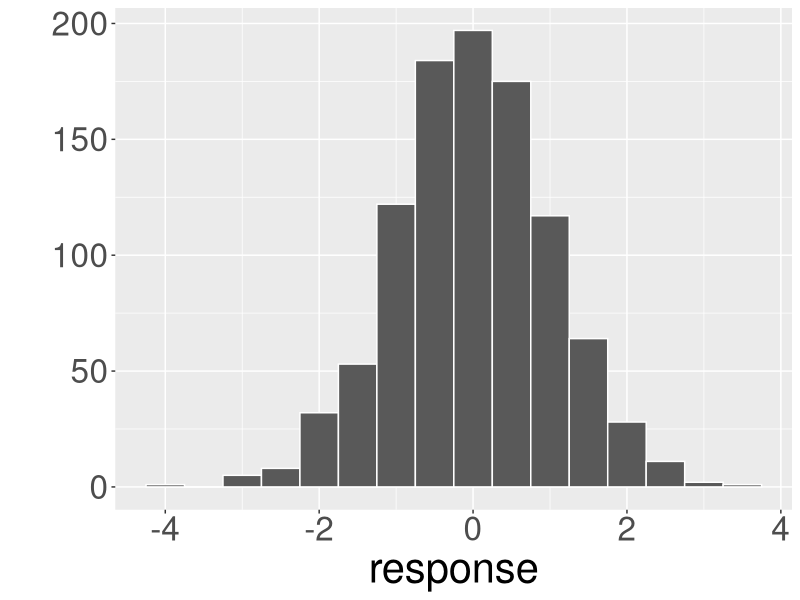
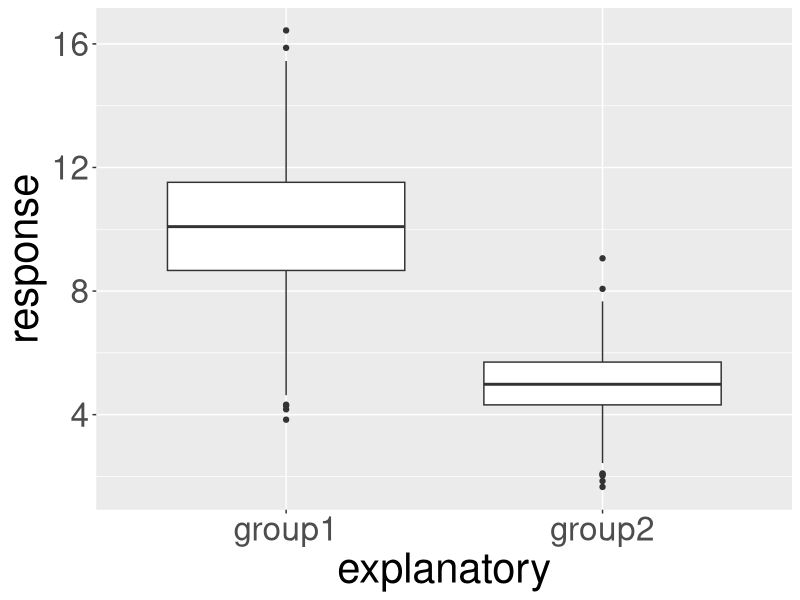
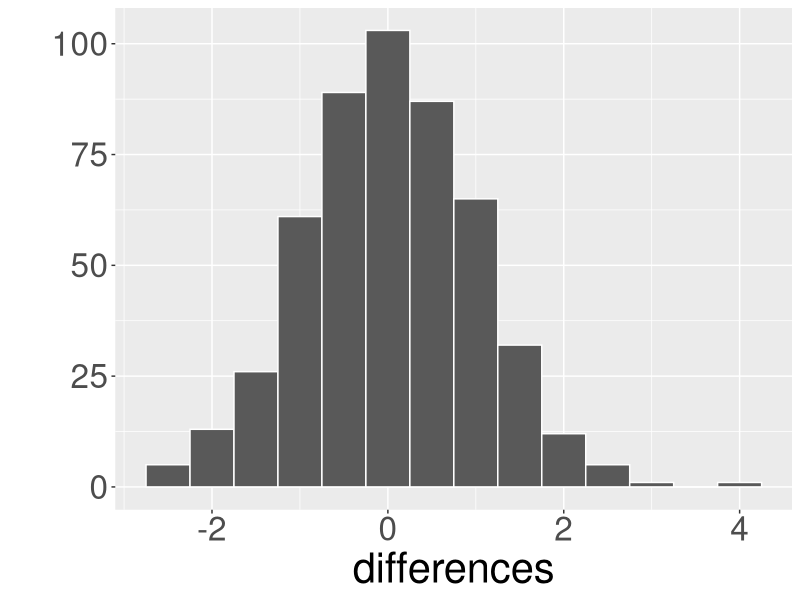
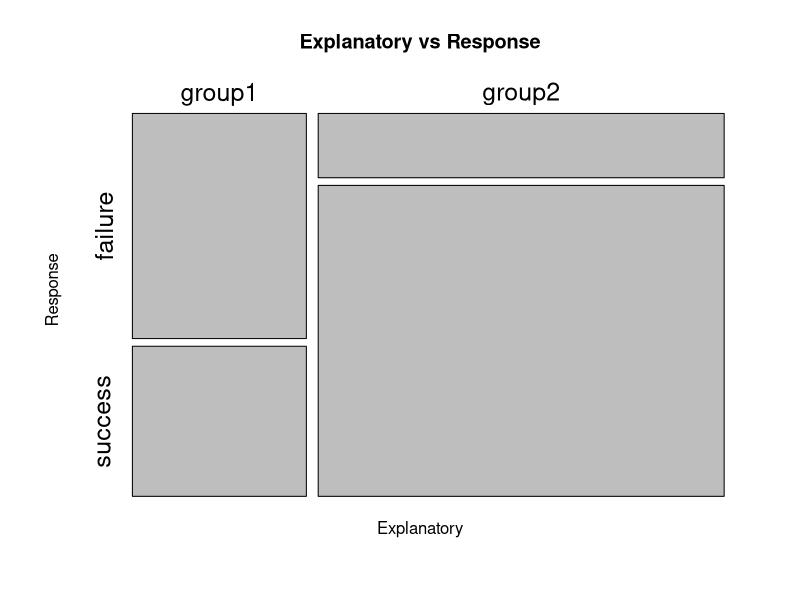
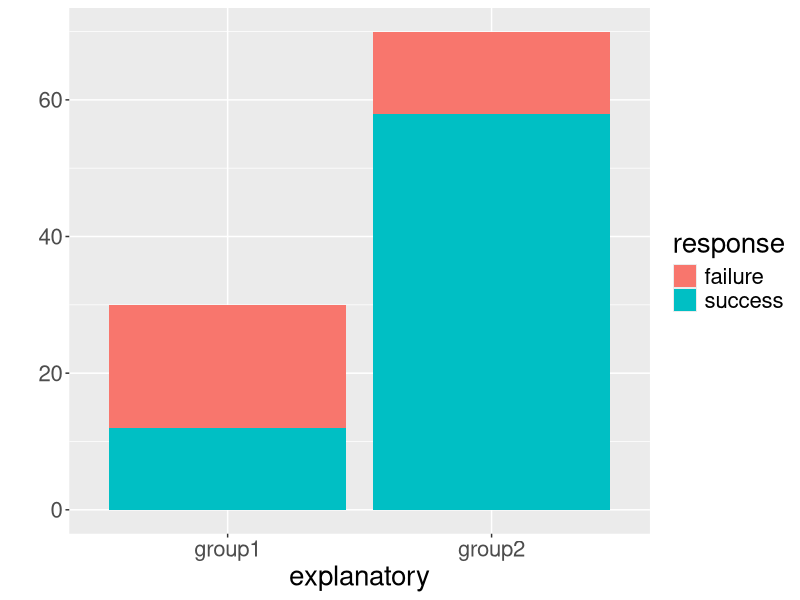
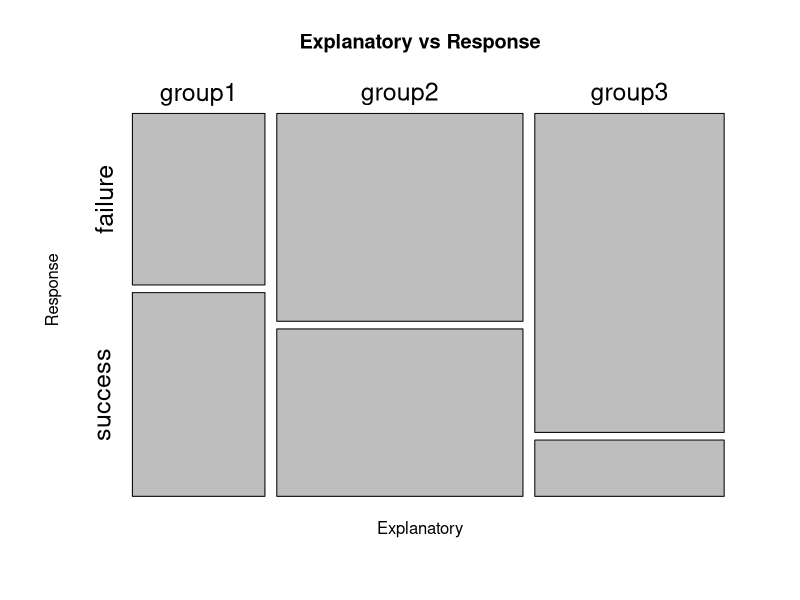
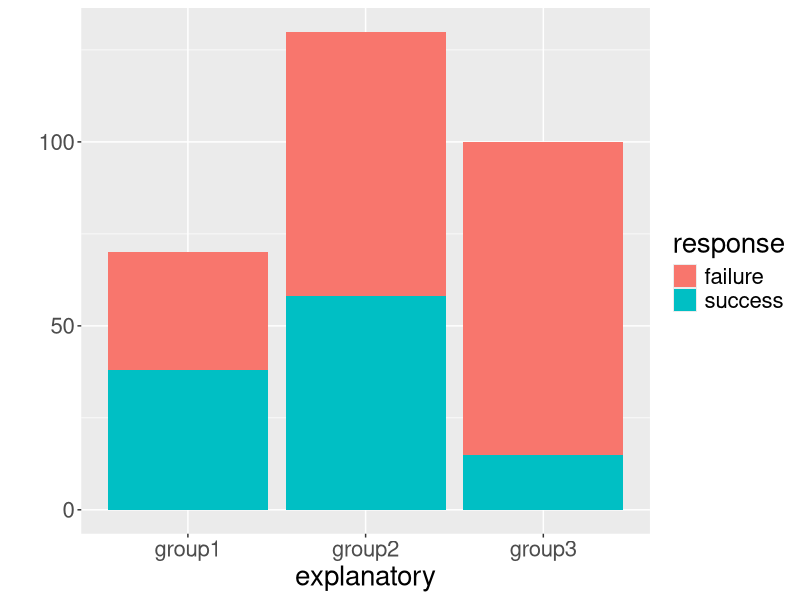
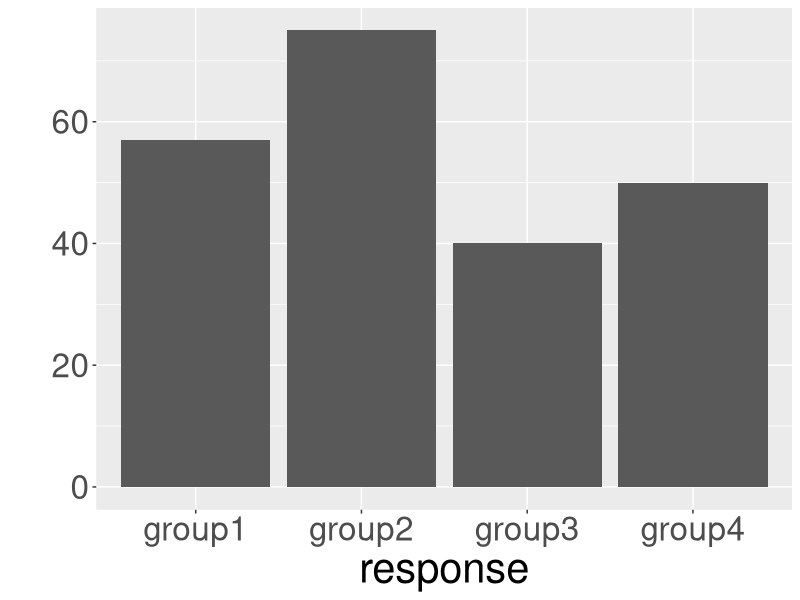

These figures' R source, in order:
library(ggplot2)
library(dplyr)
homedir <- "/Users/cismay/Google Drive/ismayc.github.io/teaching/diagrams/"

# 1
response <- rnorm(1000)
qplot(x = response, geom = "histogram", binwidth = 0.5, col = I("white")) + theme(text = element_text(size = 30))
ggsave(paste0(homedir, "01-histogram.png"), dpi = 1000)

# 2
response <- c(rnorm(1000, mean = 10, sd = 2), rnorm(1000, mean = 5, sd = 1))
explanatory <- c(rep("group1", 1000), rep("group2", 1000))
dataframe <- data.frame(explanatory, response) 
qplot(x = explanatory, y = response, data = dataframe, geom = "boxplot") + theme(text = element_text(size = 30))
ggsave(paste0(homedir, "02-side_by_side_boxplot.png"), dpi = 1000)

# 3
differences <- c(rnorm(500))
qplot(x = differences, geom = "histogram", binwidth = 0.5, col = I("white")) + theme(text = element_text(size = 30))
ggsave(paste0(homedir, "03-differences_histogram.png"), dpi = 600)

#5
explanatory <- c(rep("group1", 30), rep("group2", 70))
response <- c(rep("success", 12), rep("failure", 18), rep("success", 58), rep("failure", 12))
dataframe <- data.frame(explanatory, response)
#png(paste0(homedir, "05-mosaic.png"), res = 500)
mosaicplot(table(dataframe$explanatory, dataframe$response),
  xlab = "Explanatory", 
  ylab = "Response",
  main = "Explanatory vs Response",
  cex.axis = 1.5)
#dev.off()
qplot(x = explanatory, data = dataframe, fill = response, geom = "bar") + theme(text = element_text(size = 20))
ggsave(paste0(homedir, "05-stacked_bar.png"), dpi = 1000)


# 6
explanatory <- c(rep("group1", 70), rep("group2", 130), rep("group3", 100))
response <- c(rep("success", 38), rep("failure", 32), rep("success", 58), rep("failure", 130 - 58), rep("success", 15), rep("failure", 85))
dataframe <- data.frame(explanatory, response)
#png(paste0(homedir, "05-mosaic.png"), res = 500)
mosaicplot(table(dataframe$explanatory, dataframe$response),
  xlab = "Explanatory", 
  ylab = "Response",
  main = "Explanatory vs Response",
  cex.axis = 1.5)
#dev.off()
qplot(x = explanatory, data = dataframe, fill = response, geom = "bar") + theme(text = element_text(size = 20))
ggsave(paste0(homedir, "06-stacked_bar.png"), dpi = 600)


# 7
response <- c(rep("group1", 57), rep("group2", 75), rep("group3", 40), rep("group4", 50))
qplot(x = response) + theme(text = element_text(size = 30))
ggsave(paste0(homedir, "07-single-bar.png"), dpi = 1000)

# 9
response <- c(rep("success", 73), rep("failure", 27))
qplot(x = response) + theme(text = element_text(size = 30))
ggsave(paste0(homedir, "09-single-bar.png"), dpi = 1000)


# 10
explanatory <- c(rep("group1", 50), rep("group2", 50), rep("group3", 50), rep("group4", 50))
response <- c(runif(50, min = 20, max = 70), runif(50, min = 30, max = 50), runif(50, min = 70, max = 80), runif(50, min = 20, max = 80))
dataframe <- data.frame(explanatory, response)
qplot(x = explanatory, y = response, data = dataframe, geom = "boxplot") 
ggsave(paste0(homedir, "10-side_by_side_boxplot.png"), dpi = 1000)
